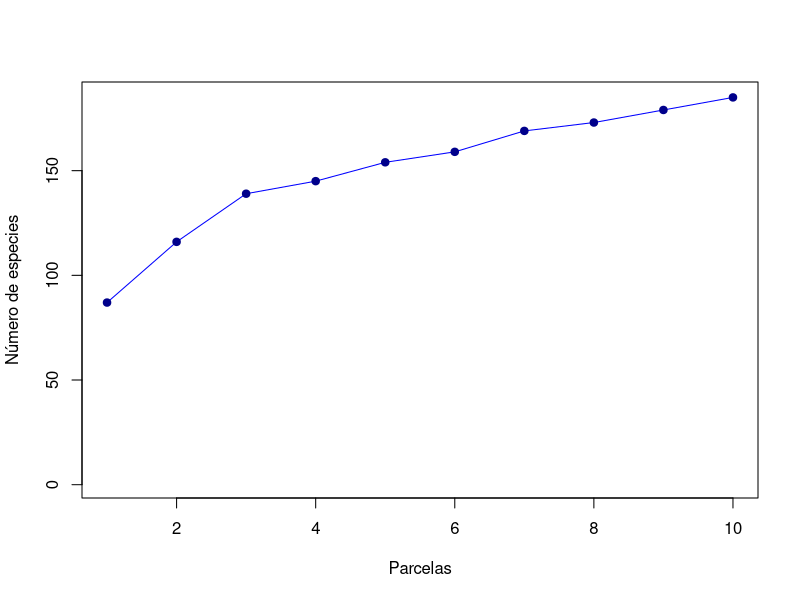
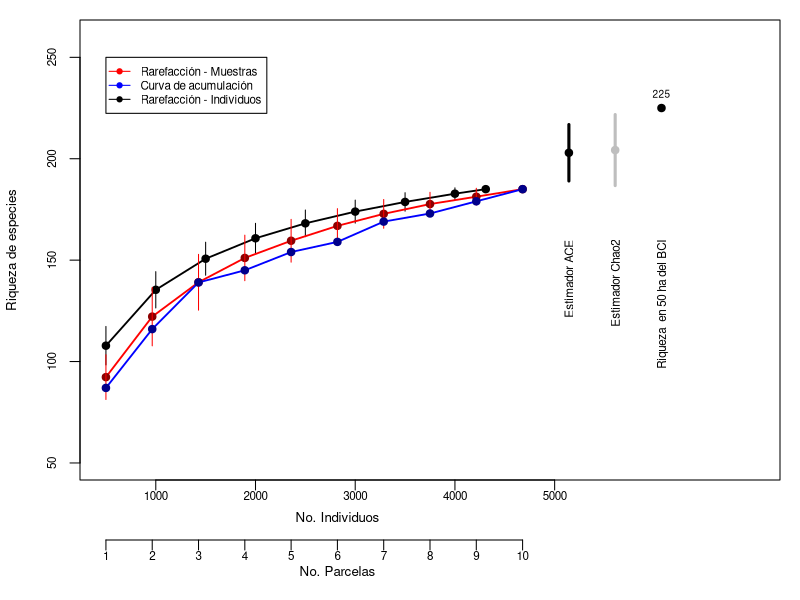

Reproduce these figures in R, in order.
## ---- chunk 1
library(vegan) #Cargamos el paquete
data(BCI) #cargamos los datos
set.seed(18) #definimos una muestra aleatoria similar
#Obtenemos una submuestra de BCI
BCI_sub <- BCI[c(sample(1:50, 10, replace = TRUE)),]
BCI_sub <- BCI_sub[,colSums(BCI_sub)>=1 ] 
#Eliminamos las especies sin datos

## ---- chunk 2

col<-specaccum(BCI_sub, method = "collector")
plot(col, xlab="Parcelas", ylab="Número de especies", col="blue")
points(col$richness, pch=19, col="darkblue")
## ---- chunk 3
#Generamos unas comunidades
pas <- data.frame( sp = paste(rep("sp", 30), 1:30, sep="-"), abun= sample(1:12, 30, replace=TRUE))
pas1 <- matrix(0, 40,30)
colnames(pas1) <- pas[,1]
for(i in 1:30){
pas1[,i] <- c(rep(1, pas[i,2]), rep(0, 40-pas[i,2]))
}
pas1 <- pas1[order(sample(1:40, 30)), ]

npas <- data.frame( sp = paste(rep("sp", 30), 1:30, sep="-"), abun= sample(30:40, 30, replace=TRUE))
npas1 <- matrix(0, 40,30)
colnames(npas1) <- npas[,1]
for(i in 1:30){
npas1[,i] <- c(rep(1, npas[i,2]), rep(0, 40-npas[i,2]))
}
npas1 <- npas1[order(sample(1:20, 20)), ]

#Ahora las muestreamos
m_pas <- matrix(0,3,30)
colnames(m_pas) <- colnames(pas1)
m_pas[1,] <- sample(pas1, 30)
m_pas[2,] <- sample(pas1, 30)
m_pas[3,] <- sample(pas1, 30)

m_npas <- matrix(0,3,30)
colnames(m_npas) <- colnames(pas1)
m_npas[1,] <- sample(npas1, 30)
m_npas[2,] <- sample(npas1, 30)
m_npas[3,] <- sample(npas1, 30)

#Calculamos la riqueza de las muestras
specnumber(colSums(m_pas)) #Pastoreado
specnumber(colSums(m_npas))#No Pastoreado
## ---- chunk 4
specnumber(colSums(pas1))#Pastoreado
specnumber(colSums(npas1))#No Pastoreado
## ---- chunk 5
#Usaremos los datos con los cuales construimos las curvas de acumulación
#Sumamos la abundancia de cada especie
N <- colSums(BCI_sub) 

#Hacemos un vector con los tamaños de muestra sobre los cuales haremos 
#la interpolación. El dato final de este vector es el tamaño total de la 
#muestra (sum(N))
subs3 <- c(seq(500, 4000, by = 500), sum(N)) 

#Ejecutamos la rarefacción
rar3 <- rarefy(N, sample = subs3, se = T, MARG = 2)
rar3
## ---- chunk 6
rand<-specaccum(BCI_sub, method = "random", permutations=100)
rand
## ---- chunk 7
#Utilizaremos el valor obtenido de la suma de todas las especies que obtuvimos previamente
ace <- estimateR(N)

#Podemos aplicar directamente sobre nuestra matriz y nos arroja un solo dato
chaoF <- specpool(BCI_sub) 
ace; chaoF
## ---- chunk 8
par(mar=c(6,4,1,1))

#construimos el gráfico de rarefacción basada en individuos
plot(subs3, rar3[1, ], ylab = "Riqueza de especies", 
          axes = FALSE, xlab = "", cex.lab=0.8, 
        type = "l", ylim = c(50, 260), xlim = c(500, 7000), lwd=1.8)
points(subs3,rar3[1, ], pch=19)

#Graficamos la desviación estándar.
segments(subs3, rar3[1, ] + 2 * rar3[2, ], 
         subs3, rar3[1, ] - 2 * rar3[2, ])

#Graficamos los ejes
axis(1, at = 1:5 * 1000, cex.axis=0.7,mgp=c(3, 0.2, 0)) 
axis(2, cex.axis=0.7) 

#la caja
box() 

#Sobreponemos la curva de rarefacción basada en muestras
par(new=T)
#Hacemos un vector con el número de parcelas
x<- 1:10

#Graficamos la curva
plot(x, rand$richness, type="l", col="red",ylab="", xlab="", 
     axes=FALSE, xlim=c(1,15), ylim = c(50, 260), lwd=1.8)
points(rand$richness, pch=19, col="darkred")
segments(x, rand$richness + 2 * rand$sd, x, rand$richness - 2 * rand$sd, col="red")

#Graficamos la curva de acumulación
par(new=T)
plot(col, xlab="", ylab="", col="blue", axes=FALSE, xlim=c(1,15), 
     ylim = c(50, 260), lwd=1.8)
points(col$richness, pch=19, col="darkblue")

axis(1, at=1:10, cex.axis=0.7, line =3, mgp=c(3, 0.2, 0)) 

mtext("No. Individuos", side=1, line=1.3, cex=0.8, at=6)
mtext("No. Parcelas", side=1, line=4, cex=0.8, at=6)

legend(1, 250, c("Rarefacción - Muestras", "Curva de acumulación",
                 "Rarefacción - Individuos"), lty=c(1,1,1), pch=19,
       cex=0.7, col = c("red", "blue", "black"))

#Incluimos el estimador de riqueza ACE
points(11,ace["S.ACE"], pch=19)
segments(11, ace["S.ACE"] - 2 * ace["se.ACE"], 
         11, ace["S.ACE"] + 2 * ace["se.ACE"], lwd = 3) 

text(11, 160, "Estimador ACE", srt = 90, adj = c(1, + 0.5), cex=0.7)

#Incluimos el estimador de riqueza Chao2
points(12,chaoF[1, "chao"], pch=19, col="grey")
segments(12, chaoF[1, "chao"] - 2 * chaoF[1, 
                "chao.se"], 12, chaoF[1, "chao"] + 2 * chaoF[1,
                "chao.se"], lwd = 3, col = "grey") 
text(12, 160, "Estimador Chao2", srt = 90, adj = c(1, + 0.5), cex=0.7)

#La riqueza total de la parcela de 50ha del BCI

points(13, dim(BCI)[2], pch = 19, cex = 1) 
text(13, 160, "Riqueza  en 50 ha del BCI",
     srt = 90, adj = c(1, 0.5), cex=0.7)
text(13, 232, dim(BCI)[2], cex=0.6)

